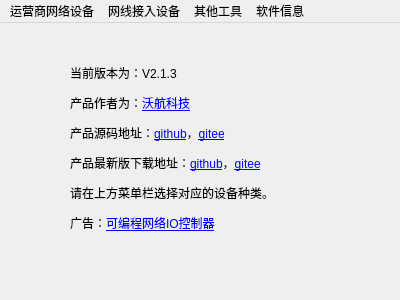
<?xml version="1.0" encoding="UTF-8"?>
<ui version="4.0">
 <class>MainWindow</class>
 <widget class="QMainWindow" name="MainWindow">
  <property name="windowModality">
   <enum>Qt::NonModal</enum>
  </property>
  <property name="geometry">
   <rect>
    <x>0</x>
    <y>0</y>
    <width>400</width>
    <height>300</height>
   </rect>
  </property>
  <property name="windowTitle">
   <string>沃航设备配置工具</string>
  </property>
  <property name="windowIcon">
   <iconset resource="../resources/resources.qrc">
    <normaloff>:/favicon.png</normaloff>:/favicon.png</iconset>
  </property>
  <widget class="QWidget" name="centralWidget">
   <widget class="QLabel" name="label">
    <property name="geometry">
     <rect>
      <x>70</x>
      <y>30</y>
      <width>261</width>
      <height>191</height>
     </rect>
    </property>
    <property name="text">
     <string>&lt;html&gt;&lt;head/&gt;&lt;body&gt;&lt;p&gt;当前版本为：V2.1.3&lt;/p&gt;&lt;p&gt;产品作者为：&lt;a href=&quot;https://www.worldflying.cn&quot;&gt;&lt;span style=&quot; text-decoration: underline; color:#0000ff;&quot;&gt;沃航科技&lt;/span&gt;&lt;/a&gt;&lt;/p&gt;&lt;p&gt;产品源码地址：&lt;a href=&quot;https://github.com/worldflyingct/setdevicetool&quot;&gt;&lt;span style=&quot; text-decoration: underline; color:#0000ff;&quot;&gt;github&lt;/span&gt;&lt;/a&gt;，&lt;a href=&quot;https://gitee.com/worldflying/setdevicetool&quot;&gt;&lt;span style=&quot; text-decoration: underline; color:#0000ff;&quot;&gt;gitee&lt;/span&gt;&lt;/a&gt;&lt;/p&gt;&lt;p&gt;产品最新版下载地址：&lt;a href=&quot;https://github.com/worldflyingct/setdevicetool/releases&quot;&gt;&lt;span style=&quot; text-decoration: underline; color:#0000ff;&quot;&gt;github&lt;/span&gt;&lt;/a&gt;，&lt;a href=&quot;https://gitee.com/worldflying/setdevicetool/releases&quot;&gt;&lt;span style=&quot; text-decoration: underline; color:#0000ff;&quot;&gt;gitee&lt;/span&gt;&lt;/a&gt;&lt;/p&gt;&lt;p&gt;请在上方菜单栏选择对应的设备种类。&lt;/p&gt;&lt;p&gt;广告：&lt;a href=&quot;https://www.worldflying.cn/product-type-programio.html&quot;&gt;&lt;span style=&quot; text-decoration: underline; color:#0000ff;&quot;&gt;可编程网络IO控制器&lt;/span&gt;&lt;/a&gt;&lt;/p&gt;&lt;/body&gt;&lt;/html&gt;</string>
    </property>
    <property name="openExternalLinks">
     <bool>true</bool>
    </property>
    <property name="textInteractionFlags">
     <set>Qt::LinksAccessibleByKeyboard|Qt::LinksAccessibleByMouse</set>
    </property>
   </widget>
  </widget>
  <widget class="QMenuBar" name="menuBar">
   <property name="geometry">
    <rect>
     <x>0</x>
     <y>0</y>
     <width>400</width>
     <height>26</height>
    </rect>
   </property>
   <widget class="QMenu" name="menu">
    <property name="title">
     <string>运营商网络设备</string>
    </property>
    <addaction name="actionIspIoController"/>
    <addaction name="actionIsp485GateWay"/>
    <addaction name="actionIspCollector"/>
    <addaction name="separator"/>
    <addaction name="actionIspIotProgram"/>
   </widget>
   <widget class="QMenu" name="menu2">
    <property name="title">
     <string>其他工具</string>
    </property>
    <addaction name="actionStmIsp"/>
    <addaction name="actiontkm"/>
    <addaction name="separator"/>
    <addaction name="actionSmartbuilding22"/>
    <addaction name="separator"/>
    <addaction name="actionUartAssist"/>
    <addaction name="actionNetAssist"/>
   </widget>
   <widget class="QMenu" name="menu3">
    <property name="title">
     <string>软件信息</string>
    </property>
    <addaction name="actionAboutQt"/>
    <addaction name="actionAbout"/>
   </widget>
   <widget class="QMenu" name="menuRj45">
    <property name="title">
     <string>网线接入设备</string>
    </property>
    <addaction name="actionRj45IotProgram"/>
   </widget>
   <addaction name="menu"/>
   <addaction name="menuRj45"/>
   <addaction name="menu2"/>
   <addaction name="menu3"/>
  </widget>
  <action name="actionIspIoController">
   <property name="text">
    <string>IO控制器</string>
   </property>
  </action>
  <action name="actionIsp485GateWay">
   <property name="text">
    <string>485网关</string>
   </property>
  </action>
  <action name="actionAbout">
   <property name="text">
    <string>关于本程序</string>
   </property>
  </action>
  <action name="actionIspCollector">
   <property name="text">
    <string>数据采集设备</string>
   </property>
  </action>
  <action name="actionIspIotProgram">
   <property name="text">
    <string>可编程网络IO控制器</string>
   </property>
  </action>
  <action name="actionStmIsp">
   <property name="text">
    <string>stm烧录工具</string>
   </property>
  </action>
  <action name="actionUartAssist">
   <property name="text">
    <string>串口调试助手</string>
   </property>
  </action>
  <action name="actionAboutQt">
   <property name="text">
    <string>关于Qt</string>
   </property>
  </action>
  <action name="actionNetAssist">
   <property name="text">
    <string>网络调试助手</string>
   </property>
  </action>
  <action name="actiontkm">
   <property name="text">
    <string>tkm烧录工具</string>
   </property>
  </action>
  <action name="actionRj45IotProgram">
   <property name="text">
    <string>可编程网络IO控制器</string>
   </property>
  </action>
  <action name="actionSmartbuilding22">
   <property name="text">
    <string>22版智能楼宇设备</string>
   </property>
  </action>
 </widget>
 <layoutdefault spacing="6" margin="11"/>
 <resources>
  <include location="../resources/resources.qrc"/>
 </resources>
 <connections/>
</ui>
